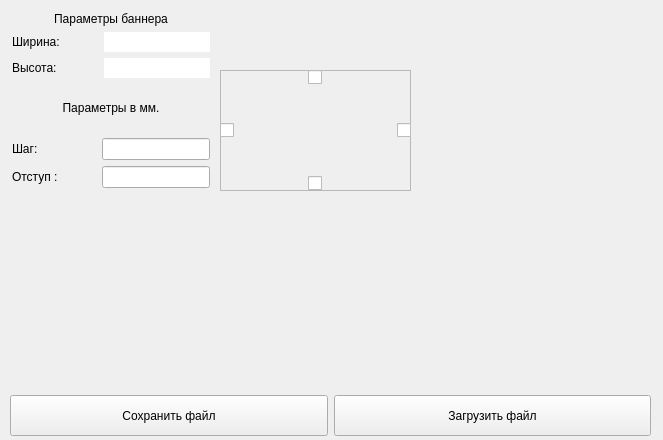
<?xml version="1.0" encoding="UTF-8"?>
<ui version="4.0">
 <class>MainWindow</class>
 <widget class="QMainWindow" name="MainWindow">
  <property name="geometry">
   <rect>
    <x>0</x>
    <y>0</y>
    <width>663</width>
    <height>440</height>
   </rect>
  </property>
  <property name="windowTitle">
   <string>MainWindow</string>
  </property>
  <widget class="QWidget" name="centralwidget">
   <widget class="QFrame" name="frame">
    <property name="geometry">
     <rect>
      <x>220</x>
      <y>70</y>
      <width>191</width>
      <height>121</height>
     </rect>
    </property>
    <property name="frameShape">
     <enum>QFrame::StyledPanel</enum>
    </property>
    <property name="frameShadow">
     <enum>QFrame::Raised</enum>
    </property>
    <widget class="QWidget" name="layoutWidget">
     <property name="geometry">
      <rect>
       <x>0</x>
       <y>0</y>
       <width>191</width>
       <height>121</height>
      </rect>
     </property>
     <layout class="QGridLayout" name="gridLayout">
      <item row="1" column="2" alignment="Qt::AlignRight">
       <widget class="QCheckBox" name="rightAllCheck">
        <property name="sizePolicy">
         <sizepolicy hsizetype="Expanding" vsizetype="Expanding">
          <horstretch>0</horstretch>
          <verstretch>0</verstretch>
         </sizepolicy>
        </property>
        <property name="text">
         <string/>
        </property>
       </widget>
      </item>
      <item row="2" column="1" alignment="Qt::AlignHCenter">
       <widget class="QCheckBox" name="bottomAllCheck">
        <property name="sizePolicy">
         <sizepolicy hsizetype="Expanding" vsizetype="Fixed">
          <horstretch>0</horstretch>
          <verstretch>0</verstretch>
         </sizepolicy>
        </property>
        <property name="text">
         <string/>
        </property>
       </widget>
      </item>
      <item row="1" column="0" alignment="Qt::AlignLeft">
       <widget class="QCheckBox" name="leftAllCheck">
        <property name="sizePolicy">
         <sizepolicy hsizetype="Expanding" vsizetype="Expanding">
          <horstretch>0</horstretch>
          <verstretch>0</verstretch>
         </sizepolicy>
        </property>
        <property name="layoutDirection">
         <enum>Qt::LeftToRight</enum>
        </property>
        <property name="text">
         <string/>
        </property>
       </widget>
      </item>
      <item row="0" column="1" alignment="Qt::AlignHCenter">
       <widget class="QCheckBox" name="topAllCheck">
        <property name="sizePolicy">
         <sizepolicy hsizetype="Expanding" vsizetype="Fixed">
          <horstretch>0</horstretch>
          <verstretch>0</verstretch>
         </sizepolicy>
        </property>
        <property name="text">
         <string/>
        </property>
       </widget>
      </item>
     </layout>
    </widget>
   </widget>
   <widget class="QWidget" name="">
    <property name="geometry">
     <rect>
      <x>12</x>
      <y>12</y>
      <width>198</width>
      <height>176</height>
     </rect>
    </property>
    <layout class="QVBoxLayout" name="verticalLayout_3">
     <item>
      <layout class="QVBoxLayout" name="verticalLayout">
       <item>
        <layout class="QVBoxLayout" name="verticalLayout_2">
         <item>
          <widget class="QLabel" name="banerLabel">
           <property name="text">
            <string>Параметры баннера</string>
           </property>
           <property name="alignment">
            <set>Qt::AlignCenter</set>
           </property>
          </widget>
         </item>
         <item>
          <layout class="QHBoxLayout" name="horizontalLayout_3">
           <item>
            <widget class="QLabel" name="label">
             <property name="sizePolicy">
              <sizepolicy hsizetype="Preferred" vsizetype="Maximum">
               <horstretch>0</horstretch>
               <verstretch>0</verstretch>
              </sizepolicy>
             </property>
             <property name="text">
              <string>Ширина:</string>
             </property>
            </widget>
           </item>
           <item>
            <widget class="QLineEdit" name="banerWidth">
             <property name="sizePolicy">
              <sizepolicy hsizetype="Fixed" vsizetype="Fixed">
               <horstretch>0</horstretch>
               <verstretch>0</verstretch>
              </sizepolicy>
             </property>
             <property name="frame">
              <bool>false</bool>
             </property>
             <property name="readOnly">
              <bool>true</bool>
             </property>
            </widget>
           </item>
          </layout>
         </item>
         <item>
          <layout class="QHBoxLayout" name="horizontalLayout_4">
           <item alignment="Qt::AlignLeft">
            <widget class="QLabel" name="label_2">
             <property name="sizePolicy">
              <sizepolicy hsizetype="Preferred" vsizetype="Maximum">
               <horstretch>0</horstretch>
               <verstretch>0</verstretch>
              </sizepolicy>
             </property>
             <property name="text">
              <string>Высота:</string>
             </property>
            </widget>
           </item>
           <item alignment="Qt::AlignRight">
            <widget class="QLineEdit" name="banerHeight">
             <property name="sizePolicy">
              <sizepolicy hsizetype="Fixed" vsizetype="Fixed">
               <horstretch>0</horstretch>
               <verstretch>0</verstretch>
              </sizepolicy>
             </property>
             <property name="frame">
              <bool>false</bool>
             </property>
             <property name="readOnly">
              <bool>true</bool>
             </property>
            </widget>
           </item>
          </layout>
         </item>
        </layout>
       </item>
       <item>
        <widget class="QLabel" name="techLabel">
         <property name="text">
          <string>Параметры в мм.</string>
         </property>
         <property name="alignment">
          <set>Qt::AlignCenter</set>
         </property>
        </widget>
       </item>
       <item>
        <layout class="QHBoxLayout" name="horizontalLayout">
         <item>
          <widget class="QLabel" name="stepLabel">
           <property name="text">
            <string>Шаг:</string>
           </property>
          </widget>
         </item>
         <item>
          <widget class="QLineEdit" name="stepInput">
           <property name="sizePolicy">
            <sizepolicy hsizetype="Fixed" vsizetype="Fixed">
             <horstretch>0</horstretch>
             <verstretch>0</verstretch>
            </sizepolicy>
           </property>
          </widget>
         </item>
        </layout>
       </item>
       <item>
        <layout class="QHBoxLayout" name="horizontalLayout_2">
         <item>
          <widget class="QLabel" name="offsetLabel">
           <property name="text">
            <string>Отступ :</string>
           </property>
          </widget>
         </item>
         <item>
          <widget class="QLineEdit" name="offsetInput">
           <property name="sizePolicy">
            <sizepolicy hsizetype="Fixed" vsizetype="Fixed">
             <horstretch>0</horstretch>
             <verstretch>0</verstretch>
            </sizepolicy>
           </property>
          </widget>
         </item>
        </layout>
       </item>
      </layout>
     </item>
    </layout>
   </widget>
   <widget class="QWidget" name="">
    <property name="geometry">
     <rect>
      <x>10</x>
      <y>395</y>
      <width>641</width>
      <height>41</height>
     </rect>
    </property>
    <layout class="QGridLayout" name="gridLayout_2">
     <item row="0" column="0">
      <layout class="QHBoxLayout" name="horizontalLayout_5">
       <item>
        <widget class="QPushButton" name="btnSaveFile">
         <property name="sizePolicy">
          <sizepolicy hsizetype="Minimum" vsizetype="Expanding">
           <horstretch>0</horstretch>
           <verstretch>0</verstretch>
          </sizepolicy>
         </property>
         <property name="text">
          <string>Сохранить файл</string>
         </property>
        </widget>
       </item>
       <item>
        <widget class="QPushButton" name="btnOpenFile">
         <property name="sizePolicy">
          <sizepolicy hsizetype="Minimum" vsizetype="Expanding">
           <horstretch>0</horstretch>
           <verstretch>0</verstretch>
          </sizepolicy>
         </property>
         <property name="text">
          <string>Загрузить файл</string>
         </property>
         <property name="default">
          <bool>false</bool>
         </property>
         <property name="flat">
          <bool>false</bool>
         </property>
        </widget>
       </item>
      </layout>
     </item>
    </layout>
   </widget>
  </widget>
 </widget>
 <resources/>
 <connections/>
</ui>
